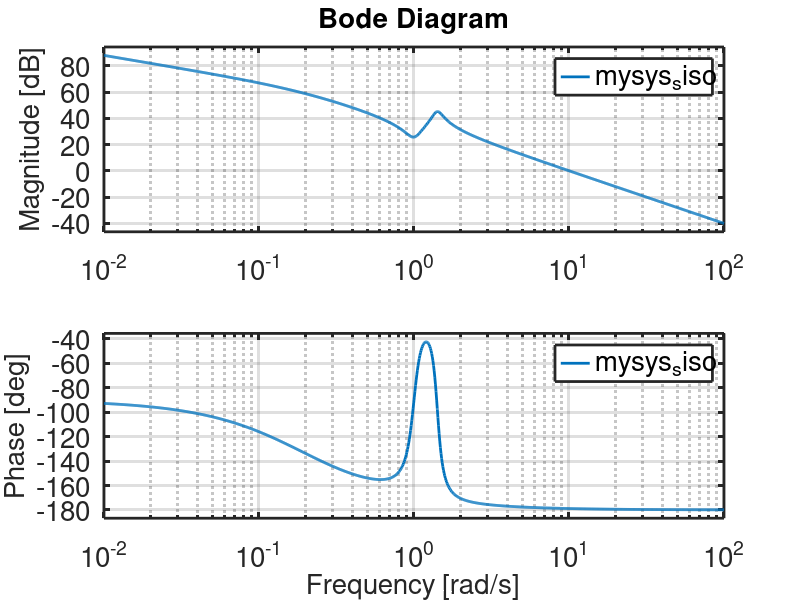

MATLAB code for this plot: (Note: this script raises an error after producing the figure.)
% Example for 2DOF rotational system; free-free, onsite dampers
clc;
clear all;
close all;
% simulation duration
cycles_open=2; % number of cycles of characteristic time open loop
cycles_closed=10; % number of cycles of characteristic time closed loop
close_loop_step_target=2000; % closed loop step target [counts]
% system parameters
wn1=1; % rad/s
wn2=1; % rad/s
B1=0.1; % beta
B2=0.1; % beta
k2=0.01; % V/m
m1=k2/wn1^2; % Vs^2/counts
m2=k2/wn2^2; % Vs^2/counts
d1=k2*2*B1/wn1; % Vs/count
d2=k2*2*B2/wn2; % Vs/count
% setup state space
A=[0 1 0 0; ...
-k2/m1 -d1/m1 k2/m1 0; ...
0 0 0 1; ...
k2/m2 0 -k2/m2 -d2/m2];
B = zeros(4,1);
B(2,1) = 1/m1; % select input
C = zeros(2,4);
C(1,1)=1; % select outputs
C(2,3)=1; % select outputs
C_siso=zeros(1,4);
C_siso(1,1)=1; % choose encoder 1 for feedback
D = zeros(2,1);
D_siso=0;
mysys=ss(A,B,C,D);
mysys_siso=ss(A,B,C_siso,D_siso);
% step response
Tp=2*pi/wn2; % characteristic period [s]
dt=Tp*1E-3; % timestep [s]
T = Tp*cycles_open; % simulated time [s]
t=[0:dt:T];
y=step(mysys,t);
% plot open loop response
figure(01)
subplot(221)
plot(t,y(:,1),'LineWidth',2);
set(gca,'FontSize',20,'LineWidth',2);
xlabel('time [s]');
ylabel('x_1/U [counts/Volts]')
ylim(1.1*[min(y(:,1)) max(y(:,1))])
subplot(223)
plot(t,y(:,2),'LineWidth',2);
set(gca,'FontSize',20,'LineWidth',2);
xlabel('time [s]');
ylabel('x_2/U [counts/Volts]')
ylim(1.1*[min(y(:,2)) max(y(:,2))])
% calculate and plot open loop Bode
subplot(2,2,[2,4])
bode(mysys_siso);
set(findall(gcf,'-property','FontSize'),'FontSize',20)
set(findall(gcf,'-property','LineWidth'),'LineWidth',2)
% motor gains only relevant to controller
mysys_siso_tf=tf(mysys_siso)
[num0 den0]=tfdata(mysys_siso_tf,'v');
mysys_siso_tf2=tf(num0*m1*m2,den0*m1*m2)
deng=[1/209 1]; % dynamics of the DC-motor (actuator)
Khw=9.7656e-3; % hardware gain
numg=Khw;
Ghdw=tf(numg,deng)
G=mysys_siso_tf2*Ghdw % add hardware transfer function
[C_pi,info] = pidtune(G,'PID') % PID tune
C_pi_tf=tf(C_pi) % convert controller to transfer function form
totalsys=feedback(G*C_pi_tf,1); % combine controller and plant
% controlled step response
T_cont = Tp*cycles_closed;
t_control=[0:dt:T_cont];
opts = stepDataOptions('StepAmplitude',close_loop_step_target)
y_control=step(totalsys,t_control,opts);
% plot closed loop step response
figure(02)
plot(t_control,y_control,[0 T_cont],mean(y_control)*[1 1],'LineWidth',2);
set(gca,'FontSize',20,'LineWidth',2);
xlabel('time [s]');
ylabel('x_1 [counts]')
ylim(0.9*[min(y_control) 1.2*max(y_control)])
figure(03)
% calculate and plot Nyquist
subplot(221)
nyquist(totalsys);
set(findall(gcf,'-property','FontSize'),'FontSize',20)
set(findall(gcf,'-property','LineWidth'),'LineWidth',2)
% calculate and plot Root locus
subplot(223)
rlocus(totalsys);
set(findall(gcf,'-property','FontSize'),'FontSize',20)
set(findall(gcf,'-property','LineWidth'),'LineWidth',2)
% calculate and plot closed loop Bode
subplot(2,2,[2,4])
bode(totalsys);
set(findall(gcf,'-property','FontSize'),'FontSize',20)
set(findall(gcf,'-property','LineWidth'),'LineWidth',2)